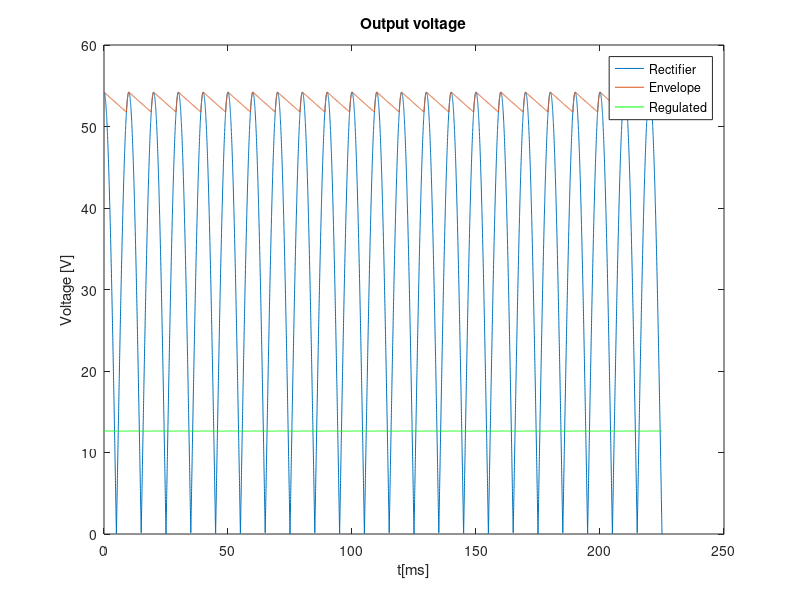
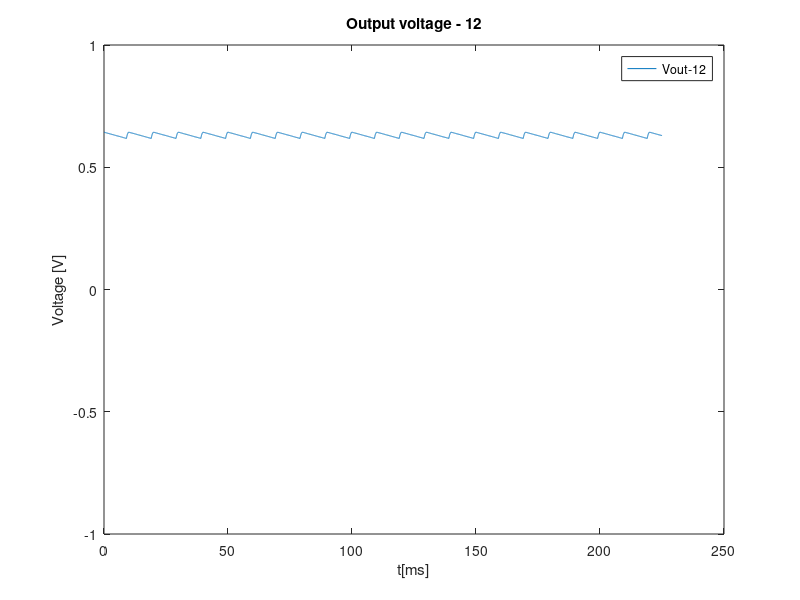

Reproduce these figures in MATLAB, in order.
%%AC/DC Converter

IS=1e-9;
VT=25e-3;
eta=1;

%%solve circuit with accurate model

function f = f(vD,vS)
Is = 1e-9;
VT=25e-3;
eta=1;
R=5e-3;
n=17;
f = n*vD+R*Is * (exp(vD/(VT*eta))-1) - vS;
endfunction

function fd = fd(vD)
Is = 1e-9;
VT=25e-3;
eta=1;
R=5e-3;
n=17;
fd = n + R*Is/(eta*VT) * (exp(vD/(VT*eta))-1);
endfunction


%envelope detector
ne=6;
A=sqrt(2)*230/ne;
R=14e3;
C=14e-6;
t=linspace(0, 225e-3, 100e2);
f=50;
w=2*pi*f;
vS = A * cos(w*t);
vOhr = zeros(1, length(t));
vO = zeros(1, length(t));
vOexp = zeros(1, length(t));

tOFF = 1/w * atan(1/(w*R*C));

vOnexp = A*cos(w*tOFF)*exp(-(t-tOFF)/R/C);

j=1;
n=1;
for i=1:length(t)
  if  (t(i) <= n*(1/(2*f)))
    vOexp(i) = vOnexp(j);
  j=j+1;
  else
    vOexp(i) = vOnexp(1);
    j=2;
    n=n+1;
  endif
endfor

hf1 = figure ();

for i=1:length(t)
  if (vS(i) > 0)
    vOhr(i) = vS(i);
  else
    vOhr(i) = -vS(i);
  endif
endfor

tON = 0;
i = 1;
while i < length(t)
  if (vOnexp(i) > vOhr(i) && t(i) > tOFF)
    i=i+1;
  elseif (t(i) <= tOFF)
    i=i+1;
  else
    tON = t(i);
    i=length(t);
  endif
endwhile


plot(t*1000, vOhr)
hold

j = 1;
n = 0;
for i=1:length(t)
  if t(i) < tOFF
    vO(i) = vOhr(i);
  elseif t(i) >= (j-1)*(1/(2*f))+tON && t(i) < j*(1/(2*f))+tOFF
    vO(i) = vOhr(i);
    if n == 0
      n=1;
    endif
  elseif vOexp(i) >= vOhr(i)
    vO(i) = vOexp(i);
    if n == 1
      j=j+1;
      n=0;
    endif
  else 
    vO(i) = vOhr(i);
  endif
endfor

%%Voltage Regulator

function fvr = fvr(vD, vO)
Is = 1e-9;
VT=25e-3;
eta=1;
R=1e3;
n=17;
fvr = -n*vD+(((n*VT*eta)/(Is))*(exp((-vD/(VT*eta)))))/(((n*VT*eta)/Is)*exp(-vD/(VT*eta))+R);

endfunction

function fvrd = fvrd(vD, vO)
Is = 1e-9;
VT=25e-3;
eta=1;
R=1e3;
n=17;
fvrd = -n+((-n)/(Is*exp(vD/(eta*VT)))*(n*(eta*VT)/((Is*exp(vD/(eta*VT)))+R))+(((n*(eta*VT))/(Is*exp(vD/(eta*VT))))*((n)/(Is*exp(vD/VT)))))/((n*VT)/((Is*exp(vD/VT)+R)^2));

endfunction


%%Newton Raphsons iterative method

function vD_root = solve_vD (vS)
  delta = 1e-6;
  x_next = 0.70;

  do 
    x=x_next;
    x_next = x  - f(x, vS)/fd(x);
  until (abs(x_next-x) < delta)

  vD_root = x_next;
endfunction


%%Newton Raphson Start
for i=1:length(vO)
  vD(i) = solve_vD  (vO(i));
endfor
%%Newton Raphson End

vD = 17*vD;

fp = fopen("octave_results.tex" , "w");

fprintf(fp , "Maximum (vout) = %f\n", max(vD));
fprintf(fp , "minimum (vout) = %f\n", min(vD));
fprintf(fp , "Ripple (vout) = %f\n", max(vD)-min(vD));
fprintf(fp , "Average (vout) = %f\n", mean(vD));


plot(t*1000, vO);
plot(t*1000, vD, "g");

title("Output voltage");
xlabel ("t[ms]");
ylabel ("Voltage [V]");
legend("Rectifier","Envelope" ,"Regulated");
print (hf1, "envldetc.eps", "-depsc");

hf2 = figure ();
plot(t*1000, vD-12);
title("Output voltage - 12");
axis([0 250 -1 1])
xlabel ("t[ms]");
ylabel ("Voltage [V]");
legend("Vout-12");
print (hf2, "volregd.eps", "-depsc");
